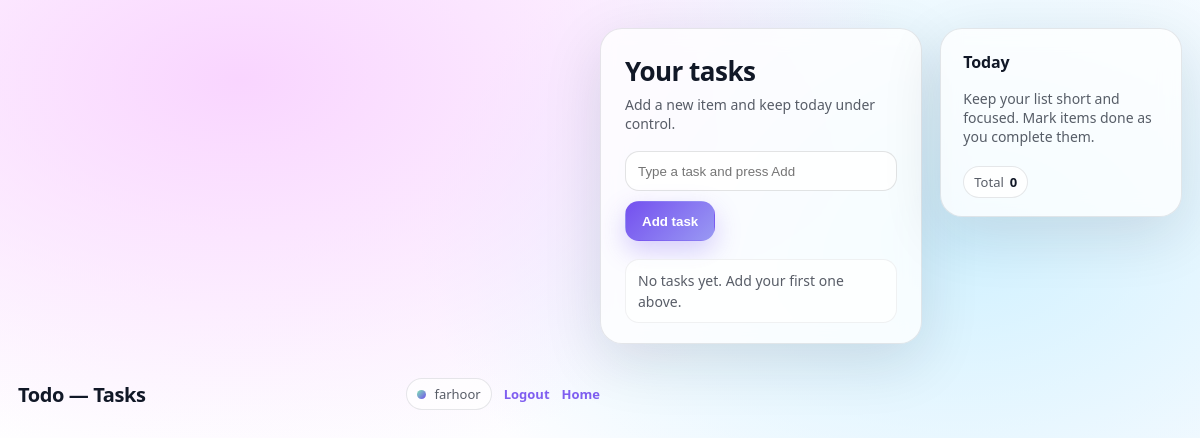
Page /tasks (signed in) on the earlier database version.
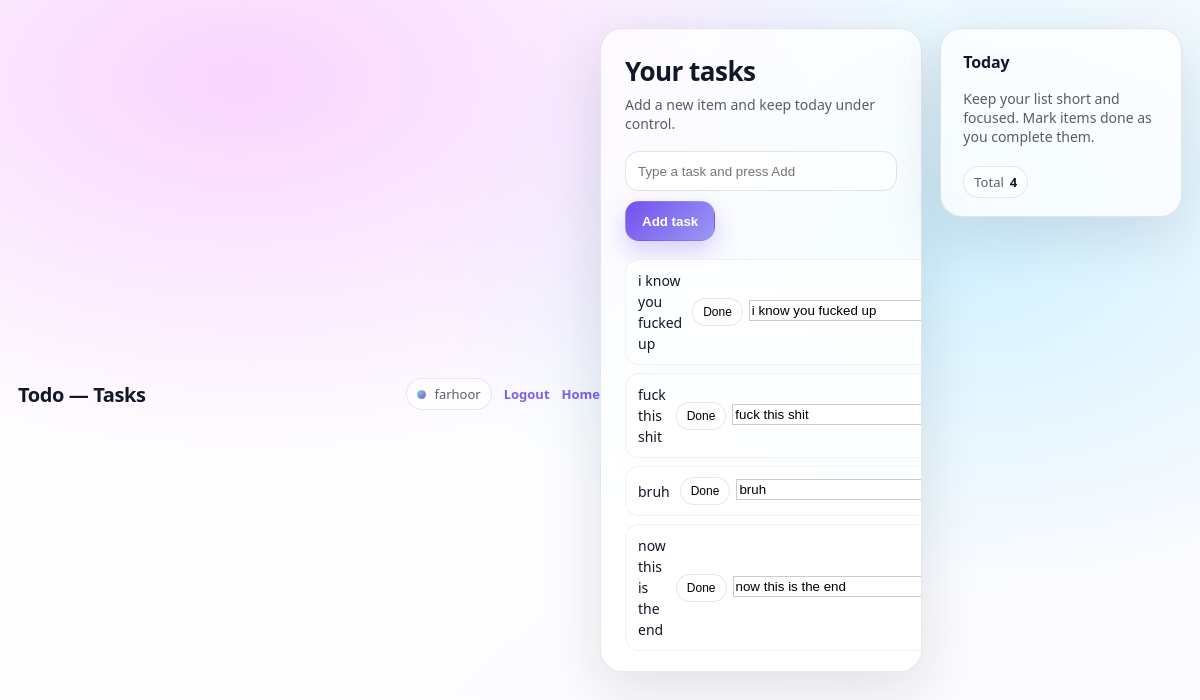
Same page on the later database version.
### tables this page shows
CREATE TABLE tasks (
        id INTEGER PRIMARY KEY AUTOINCREMENT,
        user_id INTEGER NOT NULL,
        task TEXT NOT NULL,
        created_at TEXT DEFAULT CURRENT_TIMESTAMP, done INTEGER NOT NULL  DEFAULT 0,
        FOREIGN KEY (user_id) REFERENCES users(id) ON DELETE CASCADE
    );

### app/TaskController.php (called while the page is built, shortened)
<?php
class TaskController
{
    private PDO $pdo;
    public function __construct() {
        $dbPath = __DIR__ . "/../database/app.db";
        $this->pdo = new PDO("sqlite:" . $dbPath);
        $this->pdo->setAttribute(PDO::ATTR_ERRMODE, PDO::ERRMODE_EXCEPTION);
        $this->pdo->exec('PRAGMA foreign_keys = ON;');
    }
    public function list() {
        $userId = (int) Session::get('user_id');
        $stmt = $this->pdo->prepare(
            'SELECT id, task, done, created_at
             FROM tasks
             WHERE user_id = :user_id
             ORDER BY created_at DESC, id DESC'
        );
        $stmt->execute([':user_id' => $userId]);
        $tasks = $stmt->fetchAll(PDO::FETCH_ASSOC) ?: [];
        return require_once __DIR__ . "/../views/tasks.php";
    }
}

### route/router.php (called while the page is built, shortened)
<?php
class Route
{
    protected static $routes = ['GET' => [], 'POST' => []];
    public static function get($path, $action) {
        static::$routes['GET'][$path] = $action;
    }
    public static function post($path, $action) {
        static::$routes['POST'][$path] = $action;
    }
    public static function dispatch($method, $uri) {
        $method = strtoupper($method);
        $handler = static::$routes[$method][$uri];
        $method = $handler[1];
        try{
            $controller = new $controller();
            $controller->$method();
        } catch(Exception $e){
            http_response_code(500);
            die("500 | Server error");
        }
    }
}

### public/index.php (called while the page is built, shortened)
<?php
$uri = parse_url($_SERVER['REQUEST_URI'], PHP_URL_PATH);
require_once __DIR__ . '/../route/router.php';
Route::dispatch($method, $uri);

### views/tasks.php (the view, shortened to what this page needs)
<?php
$username = $_SESSION['username'] ?? 'Guest';
?>
<!doctype html>
<html lang="en">
<head>
</head>
<body>
<header class="app-header">
  <div class="app-title">Todo — Tasks</div>
  <div style="display:flex;align-items:center;gap:12px;">
    <div class="user-chip">
      <span class="badge-dot"></span>
      <span><?php echo htmlspecialchars($username, ENT_QUOTES, 'UTF-8'); ?></span>
    </div>
    <a class="link" href="/logout">Logout</a>
    <a class="link" href="/">Home</a>
  </div>
</header>
<main class="shell">
  <section class="card tasks-main" aria-label="Tasks">
    <h1>Your tasks</h1>
    <p>Add a new item and keep today under control.</p>
    <form class="new-task" action="/tasks" method="post">
      <input
        type="text"
        name="task"
        placeholder="Type a task and press Add"
        required
      />
      <button type="submit">Add task</button>
    </form>
    <ul class="task-list">
      <?php if (!empty($tasks) && is_array($tasks)): ?>
        <?php foreach ($tasks as $task): ?>
          <li class="task-item">
            <div class="task-text <?php echo $task['done'] ? 'done' : ''; ?>">
              <?php echo htmlspecialchars($task['task'], ENT_QUOTES, 'UTF-8'); ?>
            </div>
            <div class="task-actions">
              <?php if (!$task['done']): ?>
                <form action="/tasks/done" method="post" style="margin:0;">
                  <button class="btn-icon" type="submit">Done</button>
                </form>
                <form method="POST" action="/tasks/update" style="display: inline;">
                    <input type="text" name="task" value="<?= htmlspecialchars($task['task']) ?>"
                          style="width: 200px; border: 1px solid #ccc; padding: 2px;">
                </form>
              <?php endif; ?>
            </div>
          </li>
        <?php endforeach; ?>
      <?php else: ?>
        <li class="task-item">
          <div class="task-text" style="color:var(--muted);">
            No tasks yet. Add your first one above.
          </div>
        </li>
      <?php endif; ?>
    </ul>
  </section>
  <aside class="card summary-card" aria-label="Summary">
    <h2>Today</h2>
    <p>Keep your list short and focused. Mark items done as you complete them.</p>
    <div style="display:flex;flex-wrap:wrap;gap:8px;margin-top:8px;">
      <div class="pill">
        Total
        <span><?php echo !empty($tasks) ? count($tasks) : 0; ?></span>
      </div>
    </div>
  </aside>
</main>
</body>
</html>

### views/tasks.php (style rules this page uses)
:root { --bg-1: #D1F1FF; --bg-2: #F9D5FF; --card: rgba(255,255,255,.78); --stroke: rgba(17,24,39,.10); --text: #111827; --muted: rgba(17,24,39,.70); --primary: #7450EF; --primary-2: #9999F3; --success: #7FE5B2; --danger: #E24B6A; --shadow: 0 18px 60px rgba(17,24,39,.12); --radius: 22px; }
* { box-sizing: border-box; }
body { margin: 0; min-height: 100vh; font-family: ui-sans-serif, system-ui, -apple-system, Segoe UI, Roboto, Arial; color: var(--text); background: radial-gradient(1200px 700px at 20% 10%, var(--bg-2), transparent 55%), radial-gradient(900px 600px at 80% 30%, var(--bg-1), transparent 60%), linear-gradient(135deg, #ffffff, #fbfbff); display: flex; justify-content: center; padding: 28px 18px; }
.shell { width: min(960px, 100%); display: grid; grid-template-columns: 1.2fr .9fr; gap: 18px; align-items: start; }
.card { background: var(--card); border-radius: var(--radius); border: 1px solid var(--stroke); box-shadow: var(--shadow); backdrop-filter: blur(10px); -webkit-backdrop-filter: blur(10px); overflow: hidden; }
header.app-header { width: min(960px, 100%); margin: 0 auto 12px; display: flex; align-items: center; justify-content: space-between; gap: 12px; }
.app-title { font-size: 20px; font-weight: 700; letter-spacing: -0.02em; }
.user-chip { display: inline-flex; align-items: center; gap: 8px; padding: 6px 10px; border-radius: 999px; border: 1px solid var(--stroke); background: rgba(255,255,255,.7); font-size: 13px; color: var(--muted); }
.badge-dot { width: 9px; height: 9px; border-radius: 50%; background: linear-gradient(135deg, var(--success), var(--primary)); }
a.link { color: rgba(116,80,239,.92); text-decoration: none; font-weight: 600; font-size: 13px; }
.tasks-main { padding: 24px 24px 20px; }
.tasks-main h1 { margin: 0 0 6px; font-size: 26px; letter-spacing: -0.02em; }
.tasks-main p { margin: 0 0 18px; color: var(--muted); font-size: 14px; }
form.new-task { display: flex; gap: 10px; margin-bottom: 18px; flex-wrap: wrap; }
form.new-task input[type="text"] { flex: 1 1 260px; padding: 10px 12px; border-radius: 14px; border: 1px solid rgba(17,24,39,.12); background: rgba(255,255,255,.82); min-height: 40px; outline: none; transition: border-color .12s ease, box-shadow .12s ease; }
form.new-task button { border-radius: 14px; border: 1px solid transparent; padding: 10px 16px; min-height: 40px; font-weight: 600; cursor: pointer; color: #fff; background: linear-gradient(135deg, var(--primary), var(--primary-2)); box-shadow: 0 10px 26px rgba(116,80,239,.28); transition: transform .1s ease, box-shadow .1s ease; }
ul.task-list { list-style: none; padding: 0; margin: 0; display: grid; gap: 8px; }
.task-item { display: flex; align-items: center; justify-content: space-between; gap: 10px; padding: 10px 12px; border-radius: 14px; border: 1px solid rgba(17,24,39,.06); background: rgba(255,255,255,.72); }
.task-text { font-size: 14px; line-height: 1.5; }
.task-actions { display: inline-flex; gap: 6px; flex-shrink: 0; }
.btn-icon { border-radius: 999px; padding: 6px 10px; border: 1px solid rgba(17,24,39,.10); background: rgba(255,255,255,.9); font-size: 12px; cursor: pointer; }
.summary-card { padding: 22px 22px 18px; display: grid; gap: 12px; }
.summary-card h2 { margin: 0 0 4px; font-size: 16px; letter-spacing: -0.01em; }
.summary-card p { margin: 0; font-size: 14px; color: var(--muted); }
.pill { display: inline-flex; align-items: center; gap: 6px; padding: 6px 10px; border-radius: 999px; border: 1px solid var(--stroke); background: rgba(255,255,255,.8); font-size: 13px; color: var(--muted); }
.pill span { font-weight: 600; color: var(--text); }

Differences in the rows shown:
added tasks: task "i know you fucked up"
added tasks: task "fuck this shit"
added tasks: task "bruh"
added tasks: task "now this is the end"
Other differences:
count($tasks): (not shown) → "4"
text no longer shown: "No tasks yet. Add your first one above. 0"
